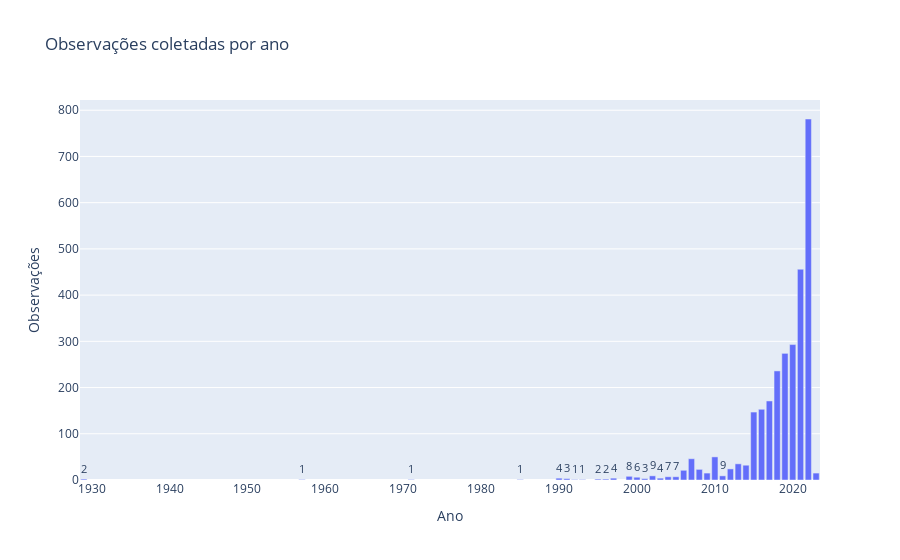

Notebook source saved alongside this figure:
### Code cell
df = OSD_geoframe.groupby('Year').count()['Contagem de individuos']
fig = px.bar(df, x=df.index, y="Contagem de individuos",text_auto='.1s', title="Observações coletadas por ano")
fig.update_layout(xaxis=dict(title="Ano"), yaxis=dict(title="Observações"))
fig.update_xaxes()
fig.show(config=img_config)

### Figure 1 — Plotly figure (JSON) as saved in the notebook; plotly's stock layout.template omitted (floating-point values rounded to 4 significant figures)
{"data": [{"alignmentgroup": "True", "hovertemplate": "Year=%{x}<br>Contagem de individuos=%{y}<extra></extra>", "legendgroup": "", "marker": {"color": "#636efa", "pattern": {"shape": ""}}, "name": "", "offsetgroup": "", "orientation": "v", "showlegend": false, "textposition": "auto", "texttemplate": "%{y:.1s}", "type": "bar", "x": [1929, 1957, 1971, 1985, 1990, 1991, 1992, 1993, 1995, 1996, 1997, 1999, 2000, 2001, 2002, 2003, 2004, 2005, 2006, 2007, 2008, 2009, 2010, 2011, 2012, 2013, 2014, 2015, 2016, 2017, 2018, 2019, 2020, 2021, 2022, 2023], "xaxis": "x", "y": [2, 1, 1, 1, 4, 3, 1, 1, 2, 2, 4, 8, 6, 3, 9, 4, 7, 7, 21, 46, 23, 15, 50, 9, 24, 35, 32, 147, 153, 171, 236, 274, 293, 456, 781, 15], "yaxis": "y"}], "layout": {"barmode": "relative", "legend": {"tracegroupgap": 0}, "title": {"text": "Observações coletadas por ano"}, "xaxis": {"anchor": "y", "domain": [0, 1], "title": {"text": "Ano"}}, "yaxis": {"anchor": "x", "domain": [0, 1], "title": {"text": "Observações"}}}}
